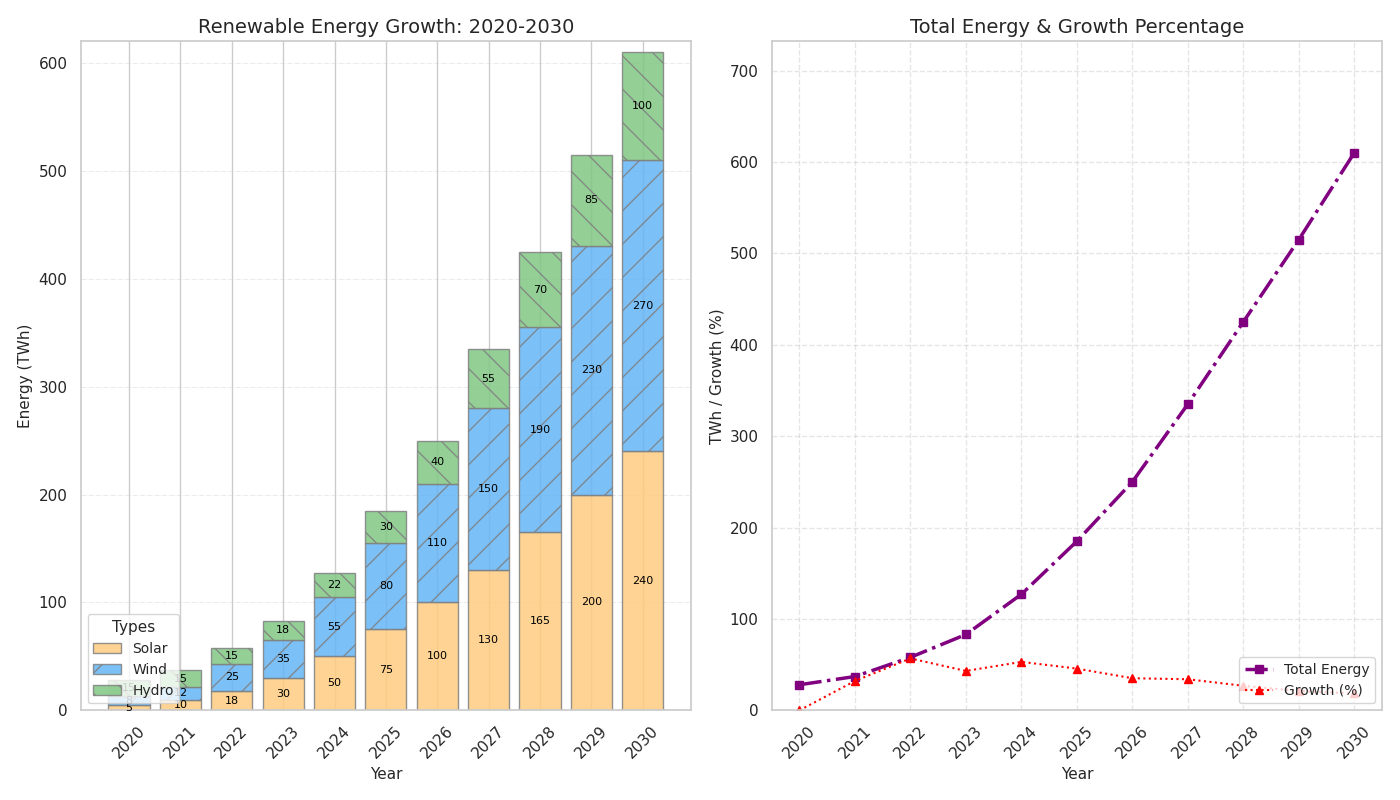

Write the Python code that produced this figure.
import matplotlib.pyplot as plt
import numpy as np

years = np.arange(2020, 2031)
solar_energy = np.array([5, 10, 18, 30, 50, 75, 100, 130, 165, 200, 240])
wind_energy = np.array([8, 12, 25, 35, 55, 80, 110, 150, 190, 230, 270])
hydro_energy = np.array([15, 15, 15, 18, 22, 30, 40, 55, 70, 85, 100])
total_renewable_energy = solar_energy + wind_energy + hydro_energy
percentage_growth = np.zeros(len(total_renewable_energy))
percentage_growth[1:] = ((total_renewable_energy[1:] - total_renewable_energy[:-1]) / total_renewable_energy[:-1]) * 100

fig, axes = plt.subplots(1, 2, figsize=(14, 8))

axes[0].bar(years, solar_energy, label='Solar', color='#ffcc80', alpha=0.85, edgecolor='grey', linestyle='-')
axes[0].bar(years, wind_energy, bottom=solar_energy, label='Wind', color='#64b5f6', alpha=0.85, edgecolor='grey', hatch='/')
axes[0].bar(years, hydro_energy, bottom=solar_energy + wind_energy, label='Hydro', color='#81c784', alpha=0.85, edgecolor='grey', hatch='\\')
axes[0].set_title('Renewable Energy Growth: 2020-2030', fontsize=14)
axes[0].set_xlabel('Year', fontsize=11)
axes[0].set_ylabel('Energy (TWh)', fontsize=11)
axes[0].set_xticks(years, labels=years, rotation=45)
axes[0].set_ylim(0, 620)
axes[0].grid(axis='y', linestyle='-.', linewidth=0.5, alpha=0.6)
axes[0].legend(loc='lower left', fontsize=10, title='Types', title_fontsize='11')

for i, (s, w, h) in enumerate(zip(solar_energy, wind_energy, hydro_energy)):
    axes[0].text(years[i], s / 2, f'{s}', ha='center', va='center', color='black', fontsize=8)
    axes[0].text(years[i], s + w / 2, f'{w}', ha='center', va='center', color='black', fontsize=8)
    axes[0].text(years[i], s + w + h / 2, f'{h}', ha='center', va='center', color='black', fontsize=8)

axes[1].plot(years, total_renewable_energy, label='Total Energy', color='purple', marker='s', linewidth=2.5, linestyle='-.')
axes[1].plot(years, percentage_growth, label='Growth (%)', color='red', linestyle=':', marker='^', linewidth=1.5)
axes[1].set_title('Total Energy & Growth Percentage', fontsize=14)
axes[1].set_xlabel('Year', fontsize=11)
axes[1].set_ylabel('TWh / Growth (%)', fontsize=11)
axes[1].set_xticks(years, labels=years, rotation=45)
axes[1].set_ylim(0, max(total_renewable_energy) * 1.2)
axes[1].legend(loc='lower right', fontsize=10)
axes[1].grid(True, linestyle='--', alpha=0.5)

plt.tight_layout()
plt.show()
